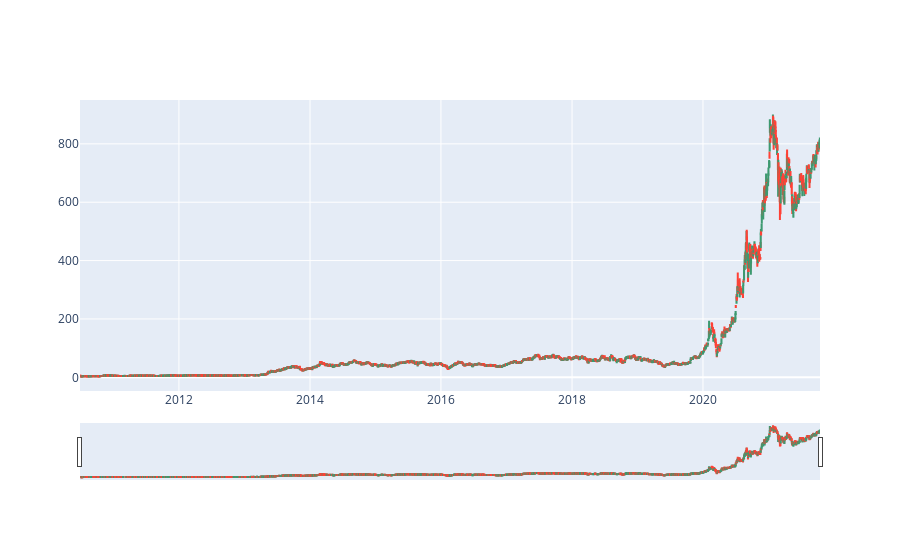

Source (notebook cell):
### Code cell
# Candlestick chart of 2010-2021
trace = go.Candlestick(x=tesla.index,
                open=tesla.Open,
                high=tesla.High,
                low=tesla.Low,
                close=tesla.Close)
data = [trace]
iplot(data, filename='simple_candlestick')

### Figure 1 — Plotly figure (JSON) as saved in the notebook; plotly's stock layout.template omitted (floating-point values rounded to 4 significant figures; data arrays with more than 128 entries replaced by an {"elided": "..."} marker saying what was removed)
{"data": [{"close": {"elided": "2845 float values"}, "high": {"elided": "2845 float values"}, "low": {"elided": "2845 float values"}, "open": {"elided": "2845 float values"}, "type": "candlestick", "x": {"elided": "2845 str values"}}], "layout": {}}
